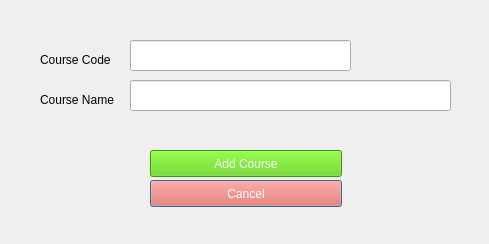
<?xml version="1.0" encoding="UTF-8"?>
<ui version="4.0">
 <class>addCourseDialog</class>
 <widget class="QDialog" name="addCourseDialog">
  <property name="geometry">
   <rect>
    <x>0</x>
    <y>0</y>
    <width>489</width>
    <height>244</height>
   </rect>
  </property>
  <property name="windowTitle">
   <string>Add Course</string>
  </property>
  <widget class="QLineEdit" name="courseCodeField">
   <property name="geometry">
    <rect>
     <x>130</x>
     <y>40</y>
     <width>221</width>
     <height>31</height>
    </rect>
   </property>
  </widget>
  <widget class="QLabel" name="label_2">
   <property name="geometry">
    <rect>
     <x>40</x>
     <y>50</y>
     <width>101</width>
     <height>20</height>
    </rect>
   </property>
   <property name="text">
    <string>Course Code</string>
   </property>
  </widget>
  <widget class="QPushButton" name="cancelCourse">
   <property name="geometry">
    <rect>
     <x>150</x>
     <y>180</y>
     <width>192</width>
     <height>27</height>
    </rect>
   </property>
   <property name="styleSheet">
    <string notr="true">background-color:rgb(255, 80, 64);
color: white</string>
   </property>
   <property name="text">
    <string>Cancel</string>
   </property>
  </widget>
  <widget class="QPushButton" name="addCourseConfirm">
   <property name="geometry">
    <rect>
     <x>150</x>
     <y>150</y>
     <width>192</width>
     <height>27</height>
    </rect>
   </property>
   <property name="styleSheet">
    <string notr="true">background-color:rgb(85, 207, 8);
color: white;</string>
   </property>
   <property name="text">
    <string>Add Course</string>
   </property>
  </widget>
  <widget class="QLabel" name="label_3">
   <property name="geometry">
    <rect>
     <x>40</x>
     <y>90</y>
     <width>101</width>
     <height>20</height>
    </rect>
   </property>
   <property name="text">
    <string>Course Name</string>
   </property>
  </widget>
  <widget class="QLineEdit" name="courseNameField">
   <property name="geometry">
    <rect>
     <x>130</x>
     <y>80</y>
     <width>321</width>
     <height>31</height>
    </rect>
   </property>
  </widget>
 </widget>
 <resources/>
 <connections/>
</ui>
